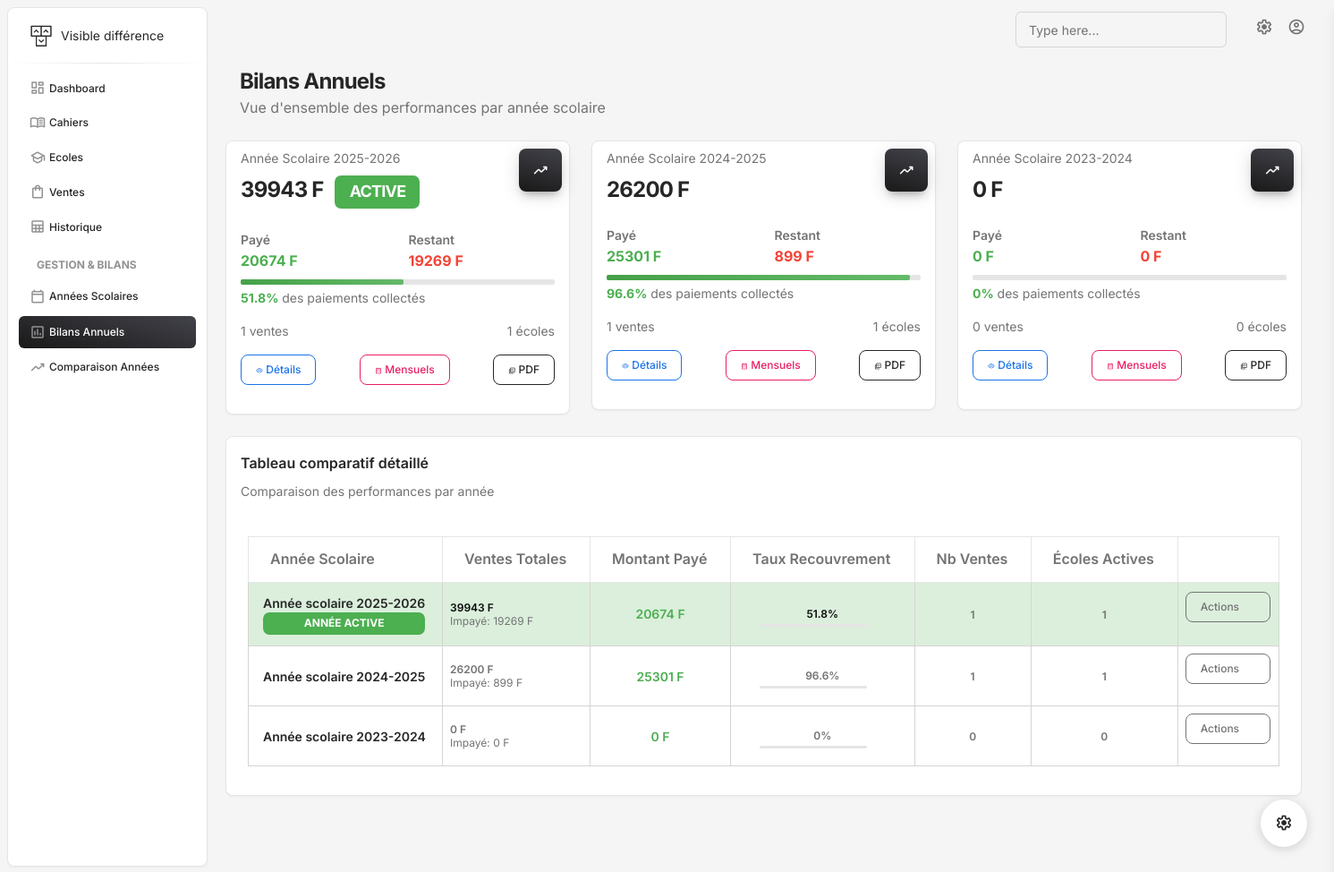
/bilans-annuels/, run on the app's committed database.
### gestion/models.py (models this page shows, shortened)
class AnneeScolaire(models.Model):
    id = models.UUIDField(primary_key=True, default=uuid.uuid4, editable=False)
    annee_debut = models.IntegerField()
    annee_fin = models.IntegerField()
    date_debut = models.DateField()
    date_fin = models.DateField()
    est_active = models.BooleanField(default=False)
    created_at = models.DateTimeField(auto_now_add=True)
    class Meta:
        ordering = ['-annee_debut']
        unique_together = ['annee_debut', 'annee_fin']
    @property
    def libelle(self):
        return f"Année scolaire {self.annee_debut}-{self.annee_fin}"

class BilanAnneeScolaire(models.Model):
    id = models.UUIDField(primary_key=True, default=uuid.uuid4, editable=False)
    annee_scolaire = models.OneToOneField(AnneeScolaire, on_delete=models.CASCADE, related_name='bilan')
    nombre_ventes_total = models.IntegerField(default=0)
    montant_total_ventes = models.DecimalField(max_digits=15, decimal_places=2, default=0)
    montant_total_paye = models.DecimalField(max_digits=15, decimal_places=2, default=0)
    montant_total_impaye = models.DecimalField(max_digits=15, decimal_places=2, default=0)
    ventes_par_cahier = models.JSONField(default=dict)  # {cahier_id: {titre, quantite_vendue, ca_genere}}
    nombre_ecoles_actives = models.IntegerField(default=0)
    date_generation = models.DateTimeField(auto_now=True)
    @classmethod
    def generer_bilan(cls, annee_scolaire):
        bilan, created = cls.objects.get_or_create(annee_scolaire=annee_scolaire)
        ventes = Vente.objects.filter(annee_scolaire=annee_scolaire)
        bilan.nombre_ventes_total = ventes.count()
        bilan.montant_total_ventes = sum(v.montant_total for v in ventes)
        bilan.montant_total_paye = sum(v.montant_paye for v in ventes)
        bilan.montant_total_impaye = bilan.montant_total_ventes - bilan.montant_total_paye
        bilan.nombre_ecoles_actives = ventes.values('ecole').distinct().count()
        ventes_par_cahier = {}
        cahiers = Cahiers.objects.all()
        for cahier in cahiers:
            lignes_cahier = LigneVente.objects.filter(
                vente__annee_scolaire=annee_scolaire,
                cahier=cahier
            )
            quantite_vendue = sum(ligne.quantite for ligne in lignes_cahier)
            ca_genere = sum(ligne.montant for ligne in lignes_cahier)
            ventes_par_cahier[str(cahier.id)] = {
                'titre': cahier.titre,
                'prix_unitaire': float(cahier.prix),
                'quantite_vendue': quantite_vendue,
                'ca_genere': float(ca_genere),
                'stock_actuel': cahier.quantite_stock
            }
        bilan.ventes_par_cahier = ventes_par_cahier
        bilan.save()
        return bilan

### gestion/views.py (the view)
# urls.py: path('bilans-annuels/', bilans_annuels, name='bilans_annuels'),
def bilans_annuels(request):
    annees = AnneeScolaire.objects.all()
    bilans = []
    for annee in annees:
        bilan = BilanAnneeScolaire.generer_bilan(annee)
        bilans.append({
            'annee': annee,
            'bilan': bilan,
            'pourcentage_paye': round((float(bilan.montant_total_paye) / float(bilan.montant_total_ventes) * 100) if bilan.montant_total_ventes > 0 else 0, 1)
        })
    context = {
        'bilans': bilans,
    }
    return render(request, 'bilans_annuels.html', context)

### gestion/models.py (called while the page is built)
    @property
    def montant_total(self):
        return self.lignes.aggregate(total=Sum('montant'))['total'] or Decimal('0')

    @property
    def montant_paye(self):
        return self.paiements.aggregate(total=Sum('montant'))['total'] or Decimal('0')

### gestion/templates/bilans_annuels.html (shortened to what this page needs)
{% extends "base.html" %}
{% block content %}
{% load static %}
<div class="container-fluid py-2">
  <div class="row">
    <div class="ms-3">
      <h3 class="mb-0 h4 font-weight-bolder">Bilans Annuels</h3>
      <p class="mb-4">Vue d'ensemble des performances par année scolaire</p>
    </div>
    <div class="row mb-4">
      {% for bilan_data in bilans %}
      <div class="col-xl-4 col-sm-6 mb-xl-0 mb-4">
        <div class="card">
          <div class="card-header p-2 ps-3">
            <div class="d-flex justify-content-between">
              <div>
                <p class="text-sm mb-2 text-capitalize">{{ bilan_data.annee.libelle }}</p>
                <h4 class="font-weight-bolder mb-0">
                  {{ bilan_data.bilan.montant_total_ventes|floatformat:0 }} F
                  {% if bilan_data.annee.est_active %}
                    <span class="badge bg-success ms-2">ACTIVE</span>
                  {% endif %}
                </h4>
              </div>
              <div class="icon icon-md icon-shape bg-gradient-dark shadow-dark text-center border-radius-lg">
                <i class="material-symbols-rounded opacity-10">trending_up</i>
              </div>
            </div>
          </div>
          <div class="card-body p-3">
            <div class="row">
              <div class="col-6">
                <div class="numbers">
                  <p class="text-sm mb-0 text-capitalize font-weight-bold">Payé</p>
                  <h6 class="font-weight-bolder mb-0 text-success">
                    {{ bilan_data.bilan.montant_total_paye|floatformat:0 }} F
                  </h6>
                </div>
              </div>
              <div class="col-6">
                <div class="numbers">
                  <p class="text-sm mb-0 text-capitalize font-weight-bold">Restant</p>
                  <h6 class="font-weight-bolder mb-0 text-danger">
                    {{ bilan_data.bilan.montant_total_impaye|floatformat:0 }} F
                  </h6>
                </div>
              </div>
            </div>
            <div class="progress mt-2">
              <div class="progress-bar bg-gradient-success"
                   role="progressbar"
                   style="width: {{ bilan_data.pourcentage_paye }}%"
                   aria-valuenow="{{ bilan_data.pourcentage_paye }}"
                   aria-valuemin="0"
                   aria-valuemax="100">
              </div>
            </div>
            <p class="text-sm mb-0 mt-1">
              <span class="text-success font-weight-bolder">{{ bilan_data.pourcentage_paye }}%</span>
              des paiements collectés
            </p>
            <div class="mt-3">
              <div class="d-flex justify-content-between text-sm">
                <span>{{ bilan_data.bilan.nombre_ventes_total }} ventes</span>
                <span>{{ bilan_data.bilan.nombre_ecoles_actives }} écoles</span>
              </div>
            </div>
            <div class="d-flex justify-content-between mt-3">
              <a href="{% url 'detail_bilan_annuel' bilan_data.annee.id %}"
                 class="btn btn-sm btn-outline-info">
                <i class="material-symbols-rounded">visibility</i>
                Détails
              </a>
              <a href="{% url 'bilans_mensuels' bilan_data.annee.id %}"
                 class="btn btn-sm btn-outline-primary">
                <i class="material-symbols-rounded">calendar_month</i>
                Mensuels
              </a>
              <a href="{% url 'generer_rapport_annuel_pdf' bilan_data.annee.id %}"
                 class="btn btn-sm btn-outline-dark" target="_blank">
                <i class="material-symbols-rounded">picture_as_pdf</i>
                PDF
              </a>
            </div>
          </div>
        </div>
      </div>
      {% endfor %}
    </div>
    {% if bilans %}
    <div class="row">
      <div class="col-12">
        <div class="card">
          <div class="card-header pb-0">
            <div class="row">
              <div class="col-lg-6 col-7">
                <h6>Tableau comparatif détaillé</h6>
                <p class="text-sm mb-0">Comparaison des performances par année</p>
              </div>
            </div>
          </div>
          <div class="card-body px-0 pb-2">
            <div class="m-4">
              <table class="table table-bordered align-items-center mb-0">
                <thead>
                  <tr>
                    <th>
                      Année Scolaire
                    </th>
                    <th>
                      Ventes Totales
                    </th>
                    <th>
                      Montant Payé
                    </th>
                    <th>
                      Taux Recouvrement
                    </th>
                    <th>
                      Nb Ventes
                    </th>
                    <th>
                      Écoles Actives
                    </th>
                    <th class="text-secondary opacity-7"></th>
                  </tr>
                </thead>
                <tbody>
                  {% for bilan_data in bilans %}
                  <tr {% if bilan_data.annee.est_active %}class="table-success"{% endif %}>
                    <td class="border">
                      <div class="d-flex px-2 py-1">
                        <div class="d-flex flex-column justify-content-center">
                          <h6 class="mb-0 text-sm">{{ bilan_data.annee.libelle }}</h6>
                          {% if bilan_data.annee.est_active %}
                            <span class="badge bg-success">Année active</span>
                          {% endif %}
                        </div>
                      </div>
                    </td>
                    <td class="border">
                      <p class="text-xs font-weight-bold mb-0">{{ bilan_data.bilan.montant_total_ventes|floatformat:0 }} F</p>
                      <p class="text-xs text-secondary mb-0">
                        Impayé: {{ bilan_data.bilan.montant_total_impaye|floatformat:0 }} F
                      </p>
                    </td>
                    <td class="align-middle text-center text-sm border">
                      <span class="text-success font-weight-bold">
                        {{ bilan_data.bilan.montant_total_paye|floatformat:0 }} F
                      </span>
                    </td>
                    <td class="align-middle text-center border">
                      <div class="progress-wrapper w-75 mx-auto">
                        <div class="progress-info">
                          <div class="progress-percentage">
                            <span class="text-xs font-weight-bold">{{ bilan_data.pourcentage_paye }}%</span>
                          </div>
                        </div>
                        <div class="progress">
                        </div>
                      </div>
                    </td>
                    <td class="align-middle text-center border">
                      <span class="text-secondary text-xs font-weight-bold">
                        {{ bilan_data.bilan.nombre_ventes_total }}
                      </span>
                    </td>
                    <td class="align-middle text-center border">
                      <span class="text-secondary text-xs font-weight-bold">
                        {{ bilan_data.bilan.nombre_ecoles_actives }}
                      </span>
                    </td>
                    <td class="align-middle border">
                      <div class="dropdown">
                        <button class="btn btn-sm btn-outline-secondary dropdown-toggle"
                                type="button" data-bs-toggle="dropdown">
                          Actions
                        </button>
                      </div>
                    </td>
                  </tr>
                  {% endfor %}
                </tbody>
              </table>
            </div>
          </div>
        </div>
      </div>
    </div>
    {% endif %}
  </div>
</div>
{% endblock %}

### gestion/static/assets/css/nucleo-svg.css (style rules this page uses)
.icon { display: inline-block; color: #111111; height: 1em; width: 1em; }
.icon { fill: currentColor; stroke: none; }

### data on the page
AnneeScolaire: annee.libelle "Année Scolaire 2025-2026", bilan.montant_total_ventes "39943", est_active "ACTIVE", bilan.montant_total_paye "20674", bilan.montant_total_impaye "19269", pourcentage_paye "51.8", bilan.nombre_ventes_total "1", bilan.nombre_ecoles_actives "1", annee.libelle "Année scolaire 2025-2026"
AnneeScolaire: annee.libelle "Année Scolaire 2024-2025", bilan.montant_total_ventes "26200", bilan.montant_total_paye "25301", bilan.montant_total_impaye "899", pourcentage_paye "96.6", bilan.nombre_ventes_total "1", bilan.nombre_ecoles_actives "1", annee.libelle "Année scolaire 2024-2025"
AnneeScolaire: annee.libelle "Année Scolaire 2023-2024", bilan.montant_total_ventes "0", bilan.montant_total_paye "0", bilan.montant_total_impaye "0", pourcentage_paye "0", bilan.nombre_ventes_total "0", bilan.nombre_ecoles_actives "0", annee.libelle "Année scolaire 2023-2024"
